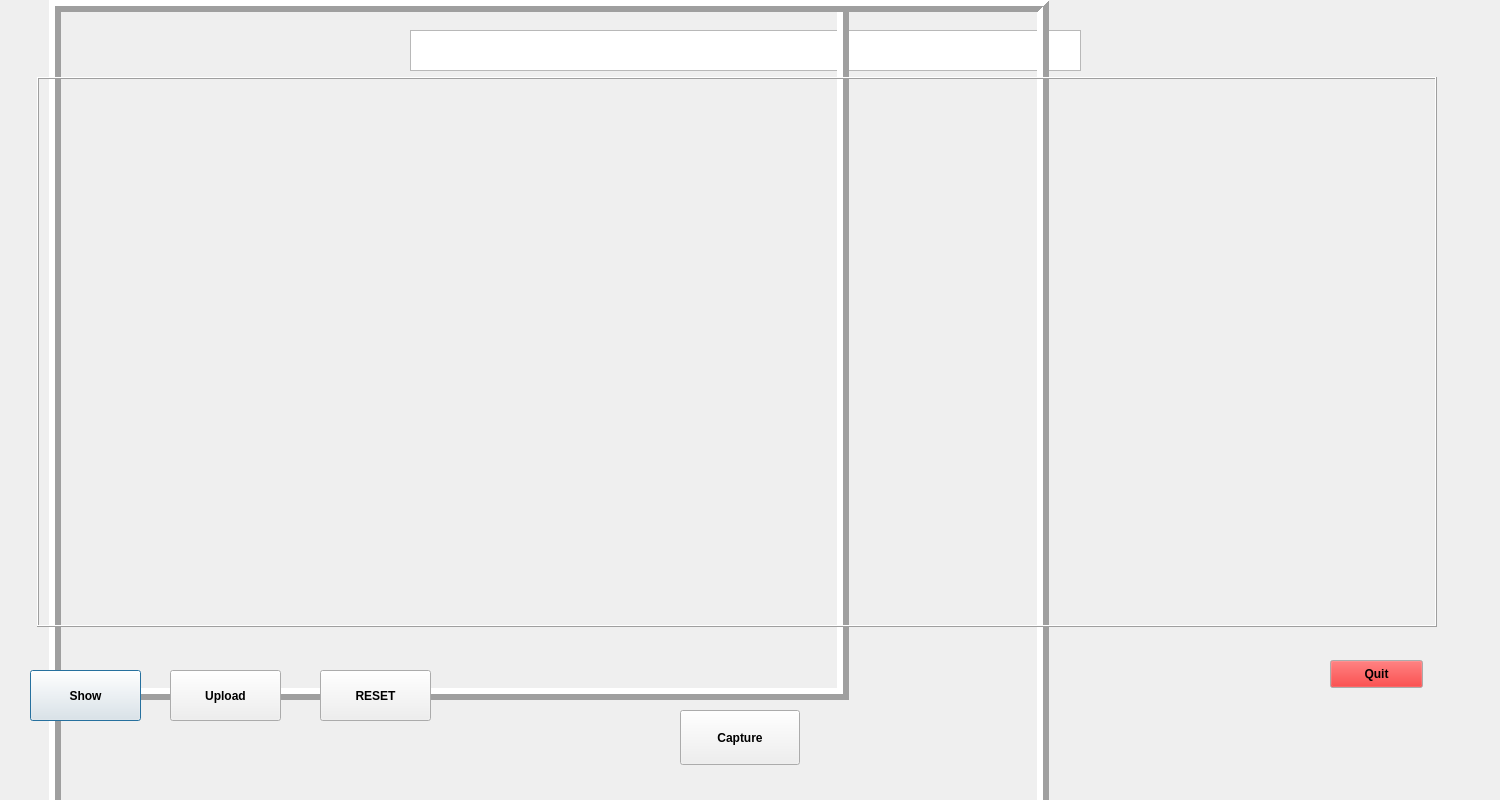
<?xml version="1.0" encoding="UTF-8"?>
<ui version="4.0">
 <class>Dialog</class>
 <widget class="QDialog" name="Dialog">
  <property name="geometry">
   <rect>
    <x>0</x>
    <y>0</y>
    <width>1500</width>
    <height>800</height>
   </rect>
  </property>
  <property name="cursor">
   <cursorShape>PointingHandCursor</cursorShape>
  </property>
  <property name="windowTitle">
   <string>Dialog</string>
  </property>
  <widget class="QTextBrowser" name="TEXT">
   <property name="geometry">
    <rect>
     <x>410</x>
     <y>30</y>
     <width>671</width>
     <height>41</height>
    </rect>
   </property>
  </widget>
  <widget class="QLabel" name="imgLabel">
   <property name="geometry">
    <rect>
     <x>49</x> 
     <y>0</y>
     <width>800</width>
     <height>700</height>
    </rect>
   </property>
   <property name="frameShape">
    <enum>QFrame::Box</enum>
   </property>
   <property name="frameShadow">
    <enum>QFrame::Raised</enum>
   </property>
   <property name="lineWidth">
    <number>6</number>
   </property>
   <property name="text">
    <string/>
   </property>
</widget>
<widget class="QLabel" name="processedImgLabel">
    <property name="geometry">
        <rect>
            <x>49</x> 
            <y>0</y>
            <width>1000</width>
            <height>1000</height>
        </rect>
    </property>
    <property name="frameShape">
        <enum>QFrame::Box</enum>
    </property>
    <property name="frameShadow">
        <enum>QFrame::Raised</enum>
    </property>
    <property name="lineWidth">
        <number>6</number>
    </property>
    <property name="text">
        <string/>
    </property>
</widget>
  <widget class="QFrame" name="frameRight">
   <property name="geometry">
    <rect>
     <x>37</x>
     <y>77</y>
     <width>1400</width>
     <height>550</height>##############################################3
    </rect>
   </property>
   <property name="frameShape">
    <enum>QFrame::Box</enum>
   </property>
   <property name="frameShadow">
    <enum>QFrame::Raised</enum>
   </property>
  </widget>
  <widget class="QPushButton" name="SHOW">
   <property name="geometry">
    <rect>
     <x>30</x>
     <y>670</y>
     <width>111</width>
     <height>51</height>
    </rect>
   </property>
   <property name="font">
    <font>
     <weight>75</weight>
     <bold>true</bold>
    </font>
   </property>
   <property name="cursor">
    <cursorShape>PointingHandCursor</cursorShape>
   </property>
   <property name="text">
    <string>Show</string>
   </property>
  </widget>
  <widget class="QPushButton" name="CAPTURE">
   <property name="geometry">
    <rect>
     <x>680</x>
     <y>710</y>
     <width>120</width>
     <height>55</height>
    </rect>
   </property>
   <property name="font">
    <font>
     <weight>75</weight>
     <bold>true</bold>
    </font>
   </property>
   <property name="cursor">
    <cursorShape>PointingHandCursor</cursorShape>
   </property>
   <property name="text">
    <string>Capture</string>
   </property>
  </widget>
  <widget class="QPushButton" name="RESET">
   <property name="geometry">
    <rect>
     <x>320</x>
     <y>670</y>
     <width>111</width>
     <height>51</height>
    </rect>
   </property>
   <property name="font">
    <font>
     <weight>75</weight>
     <bold>true</bold>
    </font>
   </property>
   <property name="cursor">
    <cursorShape>PointingHandCursor</cursorShape>
   </property>
   <property name="text">
    <string>RESET</string>
   </property>
  </widget>
  <widget class="QPushButton" name="QUIT">
   <property name="geometry">
    <rect>
     <x>1330</x>
     <y>660</y>
     <width>93</width>
     <height>28</height>
    </rect>
   </property>
   <property name="palette">
    <palette>
     <active>
      <colorrole role="Button">
       <brush brushstyle="SolidPattern">
        <color alpha="255">
         <red>240</red>
         <green>2</green>
         <blue>2</blue>
        </color>
       </brush>
      </colorrole>
      <colorrole role="Text">
       <brush brushstyle="SolidPattern">
        <color alpha="255">
         <red>255</red>
         <green>248</green>
         <blue>44</blue>
        </color>
       </brush>
      </colorrole>
      <colorrole role="PlaceholderText">
       <brush brushstyle="SolidPattern">
        <color alpha="128">
         <red>255</red>
         <green>0</green>
         <blue>0</blue>
        </color>
       </brush>
      </colorrole>
     </active>
     <inactive>
      <colorrole role="Button">
       <brush brushstyle="SolidPattern">
        <color alpha="255">
         <red>240</red>
         <green>2</green>
         <blue>2</blue>
        </color>
       </brush>
      </colorrole>
      <colorrole role="Text">
       <brush brushstyle="SolidPattern">
        <color alpha="255">
         <red>255</red>
         <green>248</green>
         <blue>44</blue>
        </color>
       </brush>
      </colorrole>
      <colorrole role="PlaceholderText">
       <brush brushstyle="SolidPattern">
        <color alpha="128">
         <red>255</red>
         <green>0</green>
         <blue>0</blue>
        </color>
       </brush>
      </colorrole>
     </inactive>
     <disabled>
      <colorrole role="Button">
       <brush brushstyle="SolidPattern">
        <color alpha="255">
         <red>240</red>
         <green>2</green>
         <blue>2</blue>
        </color>
       </brush>
      </colorrole>
      <colorrole role="Text">
       <brush brushstyle="SolidPattern">
        <color alpha="255">
         <red>120</red>
         <green>120</green>
         <blue>120</blue>
        </color>
       </brush>
      </colorrole>
      <colorrole role="PlaceholderText">
       <brush brushstyle="SolidPattern">
        <color alpha="128">
         <red>0</red>
         <green>0</green>
         <blue>0</blue>
        </color>
       </brush>
      </colorrole>
     </disabled>
    </palette>
   </property>
   <property name="font">
    <font>
     <family>MS Shell Dlg 2</family>
     <weight>75</weight>
     <bold>true</bold>
    </font>
   </property>
   <property name="cursor">
    <cursorShape>PointingHandCursor</cursorShape>
   </property>
   <property name="text">
    <string>Quit</string>
   </property>
  </widget>
  <widget class="QPushButton" name="UPLOAD">
   <property name="geometry">
    <rect>
     <x>170</x>
     <y>670</y>
     <width>111</width>
     <height>51</height>
    </rect>
   </property>
   <property name="font">
    <font>
     <weight>75</weight>
     <bold>true</bold>
    </font>
   </property>
   <property name="cursor">
    <cursorShape>PointingHandCursor</cursorShape>
   </property>
   <property name="text">
    <string>Upload</string>
   </property>
</widget>
 </widget>
 <resources/>
 <connections/>
</ui>
